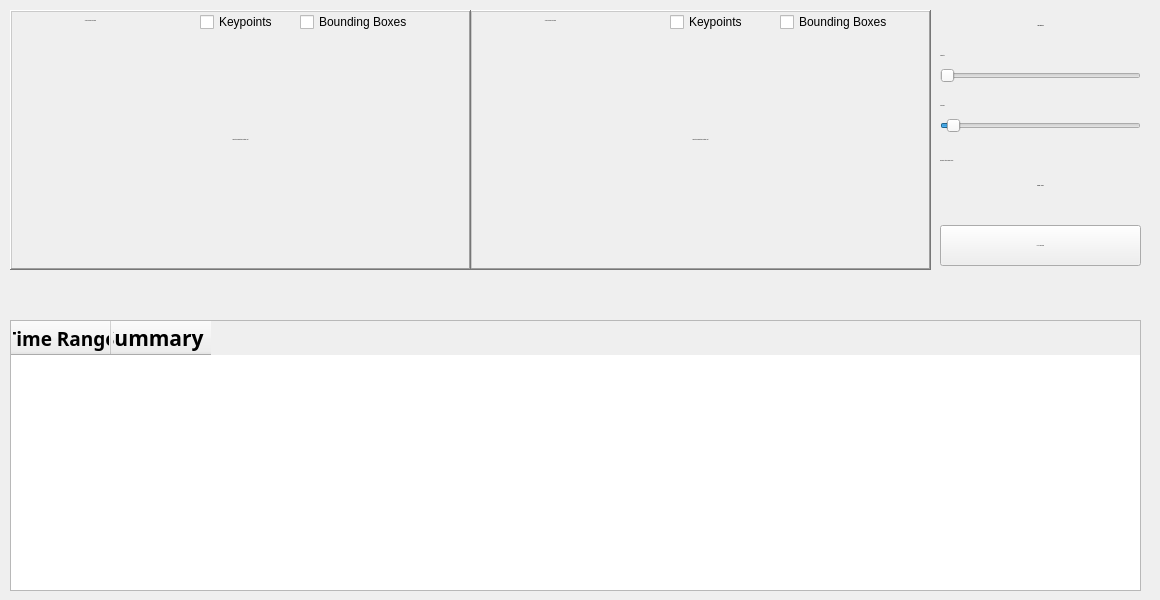
      <widget class="QWidget" name="page_7">
       <widget class="QLabel" name="label_77">
        <property name="geometry">
         <rect>
          <x>940</x>
          <y>140</y>
          <width>181</width>
          <height>41</height>
         </rect>
        </property>
        <property name="font">
         <font>
          <family>Segoe UI</family>
          <pointsize>-1</pointsize>
         </font>
        </property>
        <property name="text">
         <string>Summary Data is logged every:</string>
        </property>
       </widget>
       <widget class="QLabel" name="label_78">
        <property name="geometry">
         <rect>
          <x>940</x>
          <y>40</y>
          <width>131</width>
          <height>31</height>
         </rect>
        </property>
        <property name="font">
         <font>
          <family>Segoe UI</family>
          <pointsize>-1</pointsize>
         </font>
        </property>
        <property name="text">
         <string>In minutes:</string>
        </property>
       </widget>
       <widget class="QLabel" name="label_79">
        <property name="geometry">
         <rect>
          <x>940</x>
          <y>10</y>
          <width>201</width>
          <height>31</height>
         </rect>
        </property>
        <property name="font">
         <font>
          <family>Segoe UI</family>
          <pointsize>-1</pointsize>
          <italic>true</italic>
          <bold>true</bold>
          <kerning>false</kerning>
         </font>
        </property>
        <property name="text">
         <string>Logs Interval</string>
        </property>
        <property name="alignment">
         <set>Qt::AlignmentFlag::AlignCenter</set>
        </property>
       </widget>
       <widget class="QLabel" name="label_80">
        <property name="geometry">
         <rect>
          <x>940</x>
          <y>90</y>
          <width>131</width>
          <height>31</height>
         </rect>
        </property>
        <property name="font">
         <font>
          <family>Segoe UI</family>
          <pointsize>-1</pointsize>
         </font>
        </property>
        <property name="text">
         <string>In seconds:</string>
        </property>
       </widget>
       <widget class="QLabel" name="interval_time_label_advanced_analytics">
        <property name="geometry">
         <rect>
          <x>940</x>
          <y>170</y>
          <width>201</width>
          <height>31</height>
         </rect>
        </property>
        <property name="font">
         <font>
          <family>Segoe UI</family>
          <pointsize>-1</pointsize>
          <bold>true</bold>
         </font>
        </property>
        <property name="text">
         <string>0 mins  2 secs</string>
        </property>
        <property name="alignment">
         <set>Qt::AlignmentFlag::AlignCenter</set>
        </property>
       </widget>
       <widget class="QCheckBox" name="front_preview_video_bounding_box_advanced_analytics_event_summary_check_box">
        <property name="geometry">
         <rect>
          <x>300</x>
          <y>12</y>
          <width>221</width>
          <height>20</height>
         </rect>
        </property>
        <property name="autoFillBackground">
         <bool>false</bool>
        </property>
        <property name="text">
         <string>Bounding Boxes</string>
        </property>
       </widget>
       <widget class="QLabel" name="advanced_analytics_chunk_summary_preview_front">
        <property name="geometry">
         <rect>
          <x>10</x>
          <y>10</y>
          <width>461</width>
          <height>260</height>
         </rect>
        </property>
        <property name="font">
         <font>
          <family>Segoe UI</family>
          <pointsize>-1</pointsize>
          <italic>true</italic>
          <bold>false</bold>
         </font>
        </property>
        <property name="styleSheet">
         <string notr="true"/>
        </property>
        <property name="frameShape">
         <enum>QFrame::Shape::WinPanel</enum>
        </property>
        <property name="frameShadow">
         <enum>QFrame::Shadow::Raised</enum>
        </property>
        <property name="text">
         <string>Import an Examination Footage First</string>
        </property>
        <property name="alignment">
         <set>Qt::AlignmentFlag::AlignCenter</set>
        </property>
       </widget>
       <widget class="QLabel" name="label_81">
        <property name="geometry">
         <rect>
          <x>10</x>
          <y>10</y>
          <width>161</width>
          <height>21</height>
         </rect>
        </property>
        <property name="maximumSize">
         <size>
          <width>191</width>
          <height>21</height>
         </size>
        </property>
        <property name="font">
         <font>
          <family>Segoe UI</family>
          <pointsize>-1</pointsize>
         </font>
        </property>
        <property name="autoFillBackground">
         <bool>false</bool>
        </property>
        <property name="text">
         <string>Video Preview [CENTER]</string>
        </property>
        <property name="alignment">
         <set>Qt::AlignmentFlag::AlignCenter</set>
        </property>
       </widget>
       <widget class="QSlider" name="advanced_analytics_interval_slider_seconds">
        <property name="geometry">
         <rect>
          <x>940</x>
          <y>110</y>
          <width>201</width>
          <height>31</height>
         </rect>
        </property>
        <property name="maximum">
         <number>60</number>
        </property>
        <property name="value">
         <number>2</number>
        </property>
        <property name="orientation">
         <enum>Qt::Orientation::Horizontal</enum>
        </property>
       </widget>
       <widget class="QLabel" name="label_82">
        <property name="geometry">
         <rect>
          <x>470</x>
          <y>10</y>
          <width>161</width>
          <height>21</height>
         </rect>
        </property>
        <property name="maximumSize">
         <size>
          <width>191</width>
          <height>21</height>
         </size>
        </property>
        <property name="font">
         <font>
          <family>Segoe UI</family>
          <pointsize>-1</pointsize>
         </font>
        </property>
        <property name="autoFillBackground">
         <bool>false</bool>
        </property>
        <property name="text">
         <string>Video Preview [CENTER]</string>
        </property>
        <property name="alignment">
         <set>Qt::AlignmentFlag::AlignCenter</set>
        </property>
       </widget>
       <widget class="QTableWidget" name="advanced_analytics_event_summary_table">
        <property name="geometry">
         <rect>
          <x>10</x>
          <y>320</y>
          <width>1131</width>
          <height>271</height>
         </rect>
        </property>
        <property name="font">
         <font>
          <family>Segoe UI</family>
          <pointsize>-1</pointsize>
         </font>
        </property>
        <property name="lineWidth">
         <number>1</number>
        </property>
        <property name="midLineWidth">
         <number>0</number>
        </property>
        <property name="verticalScrollMode">
         <enum>QAbstractItemView::ScrollMode::ScrollPerPixel</enum>
        </property>
        <property name="horizontalScrollMode">
         <enum>QAbstractItemView::ScrollMode::ScrollPerPixel</enum>
        </property>
        <property name="gridStyle">
         <enum>Qt::PenStyle::NoPen</enum>
        </property>
        <property name="sortingEnabled">
         <bool>true</bool>
        </property>
        <property name="rowCount">
         <number>0</number>
        </property>
        <property name="columnCount">
         <number>2</number>
        </property>
        <attribute name="verticalHeaderVisible">
         <bool>false</bool>
        </attribute>
        <column>
         <property name="text">
          <string>Time Range</string>
         </property>
         <property name="font">
          <font>
           <family>Bell MT</family>
           <pointsize>14</pointsize>
           <bold>true</bold>
          </font>
         </property>
        </column>
        <column>
         <property name="text">
          <string>AI Summary Log</string>
         </property>
         <property name="font">
          <font>
           <family>Bell MT</family>
           <pointsize>16</pointsize>
           <bold>true</bold>
          </font>
         </property>
        </column>
       </widget>
       <widget class="QPushButton" name="advanced_analytics_event_summary_play_pause_button">
        <property name="geometry">
         <rect>
          <x>940</x>
          <y>225</y>
          <width>201</width>
          <height>41</height>
         </rect>
        </property>
        <property name="font">
         <font>
          <family>Segoe UI</family>
          <pointsize>-1</pointsize>
          <fontweight>DemiBold</fontweight>
         </font>
        </property>
        <property name="text">
         <string>PLAY PREVIEW</string>
        </property>
        <property name="icon">
         <iconset resource="icons/icons.qrc">
          <normaloff>:/icons/play-256.png</normaloff>:/icons/play-256.png</iconset>
        </property>
       </widget>
       <widget class="QCheckBox" name="center_preview_video_bounding_box_advanced_analytics_event_summary_check_box">
        <property name="geometry">
         <rect>
          <x>780</x>
          <y>12</y>
          <width>201</width>
          <height>20</height>
         </rect>
        </property>
        <property name="autoFillBackground">
         <bool>false</bool>
        </property>
        <property name="text">
         <string>Bounding Boxes</string>
        </property>
       </widget>
       <widget class="QLabel" name="advanced_analytics_chunk_summary_preview_center">
        <property name="geometry">
         <rect>
          <x>470</x>
          <y>10</y>
          <width>461</width>
          <height>260</height>
         </rect>
        </property>
        <property name="font">
         <font>
          <family>Segoe UI</family>
          <pointsize>-1</pointsize>
          <italic>true</italic>
         </font>
        </property>
        <property name="frameShape">
         <enum>QFrame::Shape::WinPanel</enum>
        </property>
        <property name="frameShadow">
         <enum>QFrame::Shadow::Raised</enum>
        </property>
        <property name="text">
         <string>Import an Examination Footage First</string>
        </property>
        <property name="alignment">
         <set>Qt::AlignmentFlag::AlignCenter</set>
        </property>
       </widget>
       <widget class="QCheckBox" name="center_preview_video_keypoints_advanced_analytics_event_summary_check_box">
        <property name="geometry">
         <rect>
          <x>670</x>
          <y>12</y>
          <width>91</width>
          <height>20</height>
         </rect>
        </property>
        <property name="autoFillBackground">
         <bool>false</bool>
        </property>
        <property name="text">
         <string>Keypoints</string>
        </property>
       </widget>
       <widget class="QWidget" name="time_frame_container_table_event_summary_advanced_analytics" native="true">
        <property name="geometry">
         <rect>
          <x>0</x>
          <y>270</y>
          <width>1151</width>
          <height>51</height>
         </rect>
        </property>
        <property name="styleSheet">
         <string notr="true">border-color: rgb(0, 0, 0);</string>
        </property>
       </widget>
       <widget class="QSlider" name="advanced_analytics_interval_slider_minutes">
        <property name="geometry">
         <rect>
          <x>940</x>
          <y>60</y>
          <width>201</width>
          <height>31</height>
         </rect>
        </property>
        <property name="maximum">
         <number>5</number>
        </property>
        <property name="orientation">
         <enum>Qt::Orientation::Horizontal</enum>
        </property>
       </widget>
       <widget class="QCheckBox" name="front_preview_video_keypoints_advanced_analytics_event_summary_check_box">
        <property name="geometry">
         <rect>
          <x>200</x>
          <y>12</y>
          <width>81</width>
          <height>20</height>
         </rect>
        </property>
        <property name="autoFillBackground">
         <bool>false</bool>
        </property>
        <property name="text">
         <string>Keypoints</string>
        </property>
       </widget>
       <zorder>advanced_analytics_chunk_summary_preview_center</zorder>
       <zorder>label_77</zorder>
       <zorder>label_78</zorder>
       <zorder>label_79</zorder>
       <zorder>label_80</zorder>
       <zorder>interval_time_label_advanced_analytics</zorder>
       <zorder>advanced_analytics_chunk_summary_preview_front</zorder>
       <zorder>advanced_analytics_interval_slider_seconds</zorder>
       <zorder>label_82</zorder>
       <zorder>advanced_analytics_event_summary_table</zorder>
       <zorder>advanced_analytics_event_summary_play_pause_button</zorder>
       <zorder>time_frame_container_table_event_summary_advanced_analytics</zorder>
       <zorder>advanced_analytics_interval_slider_minutes</zorder>
       <zorder>front_preview_video_bounding_box_advanced_analytics_event_summary_check_box</zorder>
       <zorder>front_preview_video_keypoints_advanced_analytics_event_summary_check_box</zorder>
       <zorder>label_81</zorder>
       <zorder>center_preview_video_bounding_box_advanced_analytics_event_summary_check_box</zorder>
       <zorder>center_preview_video_keypoints_advanced_analytics_event_summary_check_box</zorder>
      </widget>
